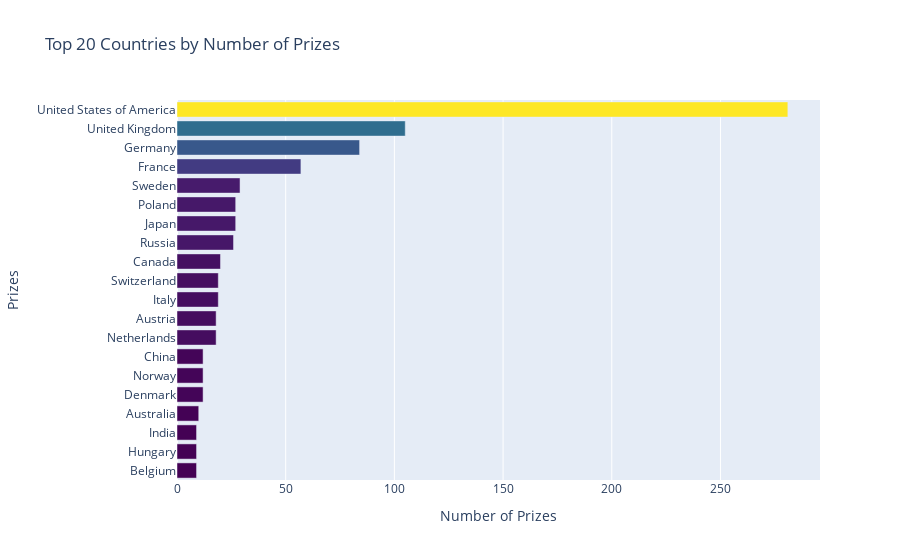

Source (notebook cell):
### Code cell
h_bar = px.bar(x = top20_countries.prize, 
               y= top20_countries.birth_country_current,
               orientation='h',
               color=top20_countries.prize,
               title="Top 20 Countries by Number of Prizes",
               color_continuous_scale='viridis'
               )

h_bar.update_layout(xaxis_title = 'Number of Prizes', 
                     yaxis_title = 'Prizes',
                     coloraxis_showscale = False
                     ) 

h_bar.show()

### Figure 1 — Plotly figure (JSON) as saved in the notebook; plotly's stock layout.template omitted (floating-point values rounded to 4 significant figures)
{"data": [{"alignmentgroup": "True", "hovertemplate": "x=%{x}<br>y=%{y}<br>color=%{marker.color}<extra></extra>", "legendgroup": "", "marker": {"color": [9, 9, 9, 10, 12, 12, 12, 18, 18, 19, 19, 20, 26, 27, 27, 29, 57, 84, 105, 281], "coloraxis": "coloraxis", "pattern": {"shape": ""}}, "name": "", "offsetgroup": "", "orientation": "h", "showlegend": false, "textposition": "auto", "type": "bar", "x": [9, 9, 9, 10, 12, 12, 12, 18, 18, 19, 19, 20, 26, 27, 27, 29, 57, 84, 105, 281], "xaxis": "x", "y": ["Belgium", "Hungary", "India", "Australia", "Denmark", "Norway", "China", "Netherlands", "Austria", "Italy", "Switzerland", "Canada", "Russia", "Japan", "Poland", "Sweden", "France", "Germany", "United Kingdom", "United States of America"], "yaxis": "y"}], "layout": {"barmode": "relative", "coloraxis": {"colorbar": {"title": {"text": "color"}}, "colorscale": [[0, "#440154"], [0.1111, "#482878"], [0.2222, "#3e4989"], [0.3333, "#31688e"], [0.4444, "#26828e"], [0.5556, "#1f9e89"], [0.6667, "#35b779"], [0.7778, "#6ece58"], [0.8889, "#b5de2b"], [1, "#fde725"]], "showscale": false}, "legend": {"tracegroupgap": 0}, "title": {"text": "Top 20 Countries by Number of Prizes"}, "xaxis": {"anchor": "y", "domain": [0, 1], "title": {"text": "Number of Prizes"}}, "yaxis": {"anchor": "x", "domain": [0, 1], "title": {"text": "Prizes"}}}}
